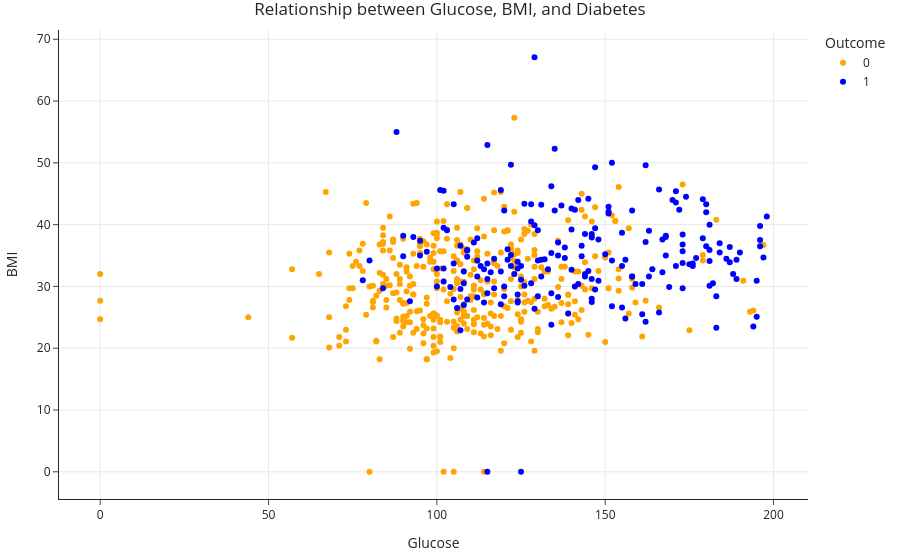

Notebook source saved alongside this figure:
### Markdown cell above
<span style='color: orange'><b>Class 0 (orange) is "no diabetes"</b></span> and <span style='color: blue'><b>class 1 (blue) is "diabetes"</b></span>.

### Code cell
fig = (
    X_train.assign(Outcome=y_train.astype(str))
            .plot(kind='scatter', x='Glucose', y='BMI', color='Outcome', 
                  color_discrete_map={'0': 'orange', '1': 'blue'},
                  title='Relationship between Glucose, BMI, and Diabetes')
)
fig

### Figure 1 — Plotly figure (JSON) as saved in the notebook; plotly's stock layout.template omitted (floating-point values rounded to 4 significant figures; data arrays with more than 128 entries replaced by an {"elided": "..."} marker saying what was removed)
{"data": [{"hovertemplate": "Outcome=0<br>Glucose=%{x}<br>BMI=%{y}<extra></extra>", "legendgroup": "0", "marker": {"color": "orange", "symbol": "circle"}, "mode": "markers", "name": "0", "orientation": "v", "showlegend": true, "type": "scatter", "x": {"elided": "377 int values"}, "xaxis": "x", "y": {"elided": "377 float values"}, "yaxis": "y"}, {"hovertemplate": "Outcome=1<br>Glucose=%{x}<br>BMI=%{y}<extra></extra>", "legendgroup": "1", "marker": {"color": "blue", "symbol": "circle"}, "mode": "markers", "name": "1", "orientation": "v", "showlegend": true, "type": "scatter", "x": {"elided": "199 int values"}, "xaxis": "x", "y": {"elided": "199 float values"}, "yaxis": "y"}], "layout": {"autosize": true, "legend": {"title": {"text": "Outcome"}, "tracegroupgap": 0}, "title": {"text": "Relationship between Glucose, BMI, and Diabetes"}, "xaxis": {"anchor": "y", "autorange": true, "domain": [0, 1], "range": [-11.96, 210.0], "title": {"text": "Glucose"}, "type": "linear"}, "yaxis": {"anchor": "x", "autorange": true, "domain": [0, 1], "range": [-4.915, 72.01], "title": {"text": "BMI"}, "type": "linear"}}}
